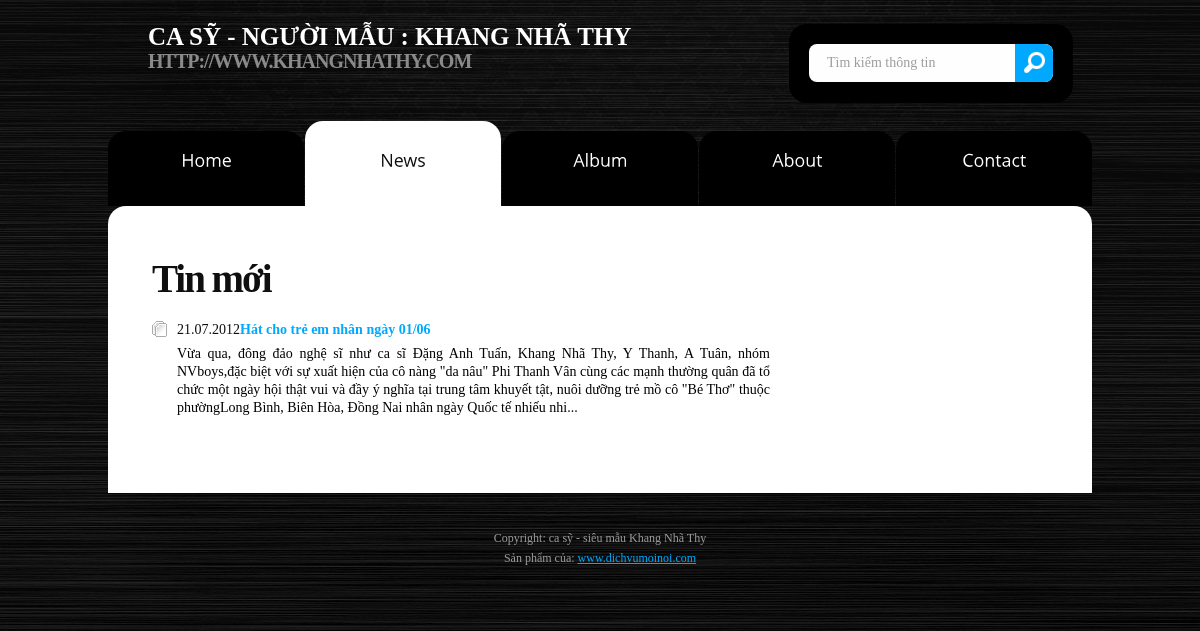
Before: /news.php with the older database file.
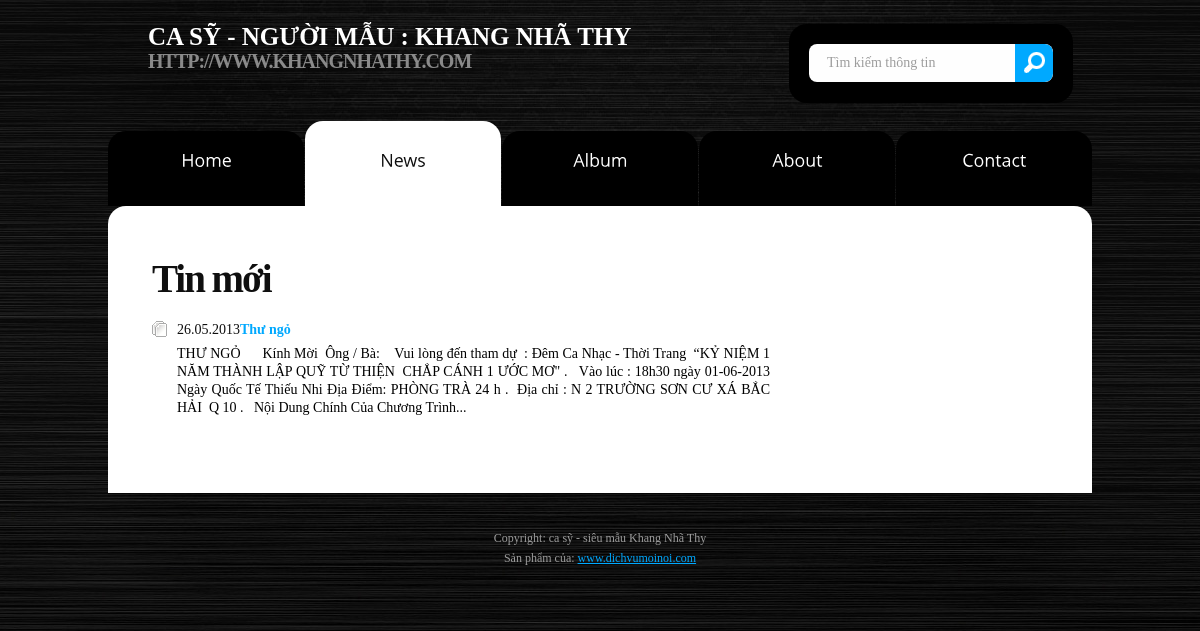
After: the same page with the newer database file.
### tables this page shows
CREATE TABLE IF NOT EXISTS `news` (
  `new_id` int(11) NOT NULL AUTO_INCREMENT,
  `new_title` text NOT NULL,
  `new_content` text NOT NULL,
  `new_date` date NOT NULL,
  PRIMARY KEY (`new_id`)
);

### news.php (the view, shortened to what this page needs)
			<section id="content">
				<div class="padding">
					<div class="wrapper p4">
						<div class="col-3">
							<div class="indent">
								<h2>Tin mới</h2>
                                <?php
                                $sql = "SELECT * FROM news";
                                $result = mysql_query($sql);
                                if(mysql_num_rows($result) > 0){
                                    while($row = mysql_fetch_row($result)){
                                        $timestamp = strtotime($row[3]);
                                        $str = $row[2];
                                        $str = strip_tags($str);
                                        if(strlen($str)>650) {
                                        $strCut = substr($str, 0, 650);
                                        $str = substr($strCut, 0, strrpos($strCut, ' ')).'...';
                                        }
                                        echo '<div class="news indent-bot2">
            									<time class="tdate-2">
            									' . date('d.m.Y', $timestamp) . '</time>
            									<p class="p1"><b>
            									<a href="readnew.php?id=' . $row[0] . '" style="text-decoration: none">' . $row[1] . '</a></b></p>
            									<p align="justify">
            									<font color="#000000">
                                                ' .
                                                $str
                                                .'
                                                </font>
        								    </div>';
                                    }
                                }
                                 ?>
                            </div>
                        </div>
                    </div>
                </div>
            </section>
<?php include("footer.php"); ?>

Changed rows visible on the page:
removed news: new_date "21.07.2012", new_title "Hát cho trẻ em nhân ngày 01/06", new_content "Vừa qua, đông đảo nghệ sĩ như ca sĩ Đặng Anh Tuấn, Khang Nhã Thy, Y Thanh, A Tuân, nhóm NVboys,đặc biệt với sự xuất hiện của cô nàng \"da nâu\" Phi Thanh Vân cùng các mạnh thường quân đã tổ chức một ngày hội thật vui và đầy ý nghĩa tại trung tâm khuyết tật, nuôi dưỡng trẻ mồ cô \"Bé Thơ\" thuộc phườngLong Bình, Biên Hòa, Đồng Nai nhân ngày Quốc tế nhiếu nhi..."
added news: new_date "26.05.2013", new_title "Thư ngỏ", new_content "THƯ NGỎ Kính Mời Ông / Bà: Vui lòng đến tham dự : Đêm Ca Nhạc - Thời Trang “KỶ NIỆM 1 NĂM THÀNH LẬP QUỸ TỪ THIỆN CHẮP CÁNH 1 ƯỚC MƠ\" . Vào lúc : 18h30 ngày 01-06-2013 Ngày Quốc Tế Thiếu Nhi Địa Điểm: PHÒNG TRÀ 24 h . Địa chỉ : N 2 TRƯỜNG SƠN CƯ XÁ BẮC HẢI Q 10 . Nội Dung Chính Của Chương Trình..."
